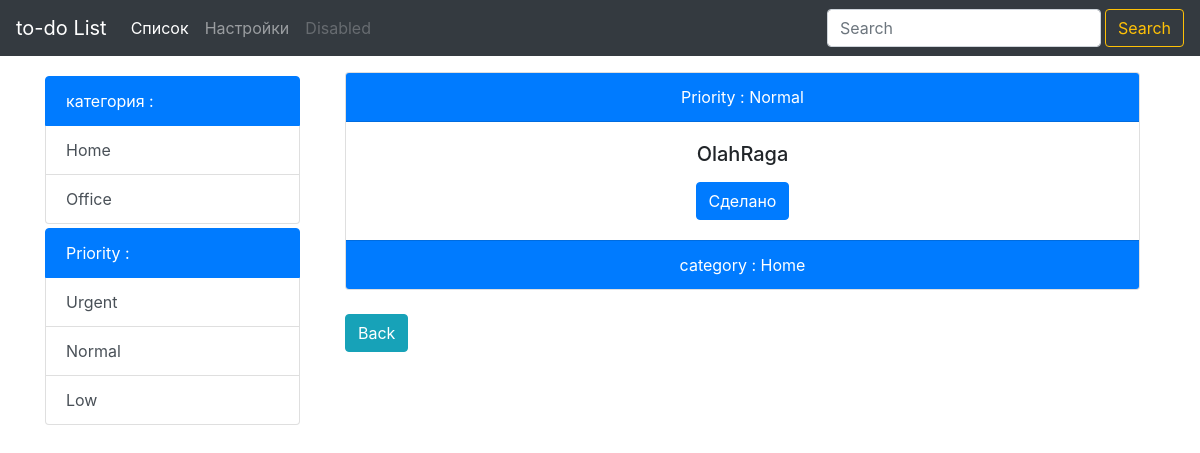
The app's page /list/detail/19 with its own data.
### list/models.py (models this page shows, shortened)
class List(models.Model):
    item = models.CharField(max_length=200)
    completed = models.BooleanField(default=False)
    category = models.CharField(max_length=50, default='')
    priority = models.CharField(max_length=50, default='')
    subitem = models.TextField(max_length=300, default='', blank=True)

### list/views.py (the view)
# urls.py: url('detail/(?P<detail_id>[0-9]+)', views.detail, name='detail'),
def detail(request, detail_id):
    detail_item = List.objects.get(id=detail_id)
    context = {
        'Title' : 'Detail',
        'detail_item' : detail_item,
    }
    return render (request, 'list/detail.html', context)

### list/templates/list/detail.html (shortened to what this page needs)
{% extends 'base.html' %}
{% block content %}
<div class=" container  pt-4">
    {% if detail_item.completed %}
        <div class="card text-center ">
            <div class="text-white card-header bg-primary">
            Priority :  {{detail_item.priority}}
            </div>
            <div class="card-body">
            <h5 class="card-title">{{detail_item.item}}</h5>
            <a href="{% url 'list:uncross' detail_item.id  %}" class="btn btn-primary">Сделано</a>
            </div>
            <div class="card-footer text-muted-white bg-primary text-white">
            category :  {{detail_item.category}}
            </div>
        </div>
    {% endif %}
    <div class= 'pt-4'>
     <a href="{% url 'list:index' %} " class="btn btn-info">Back</a>
    </div>
</div>
{% endblock content %}

### records on screen
List: priority "Normal", item "OlahRaga", category "Home"
